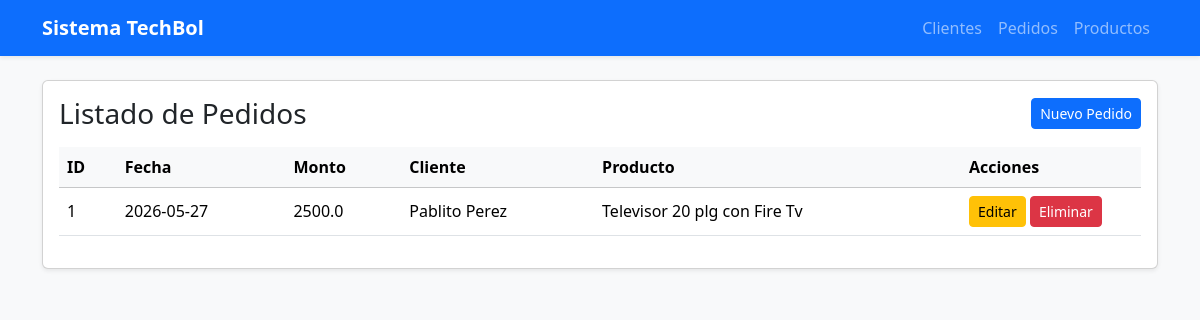
Page /pedidos/ on the earlier database version.
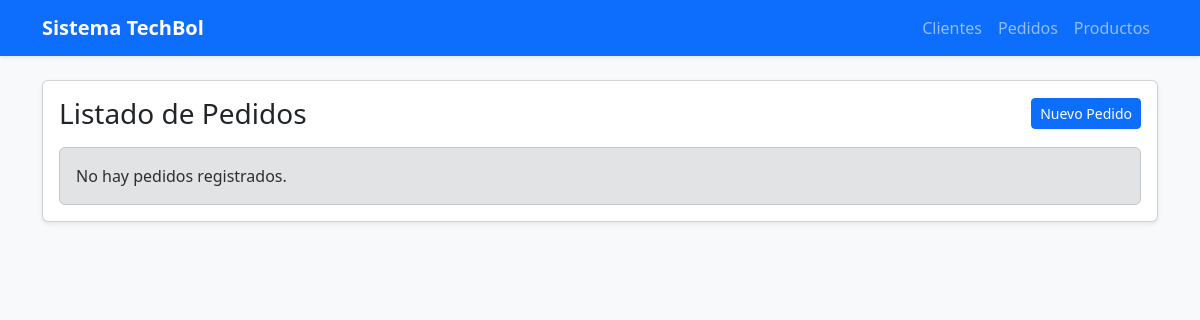
Same page on the later database version.
### app/pedidos/models.py (models this page shows, shortened)
class Pedido(db.Model):
    __tablename__ = "pedidos"
    id = db.Column(db.Integer, primary_key=True)
    fecha = db.Column(db.Date,nullable=False)
    monto = db.Column(db.Float,nullable=False)
    producto_id = db.Column( db.Integer,db.ForeignKey('productos.id'),nullable=False)
    cliente_id = db.Column(db.Integer,db.ForeignKey('clientes.id'),nullable=False)
    cliente = db.relationship('Cliente', back_populates = 'pedidos')
    producto = db.relationship('Producto', back_populates = 'pedidos')

### app/clientes/models.py (models this page shows, shortened)
class Cliente(db.Model):
    __tablename__ = "clientes"
    id = db.Column(db.Integer, primary_key=True)
    nombre = db.Column(db.String(255), nullable = False)
    telefono = db.Column(db.String(20), nullable = False)
    pedidos = db.relationship('Pedido', back_populates = 'cliente')

### app/productos/models.py (models this page shows, shortened)
class Producto(db.Model):
    __tablename__ = "productos"
    id = db.Column(db.Integer, primary_key=True)
    nombre = db.Column(db.String(100), nullable=False)
    precio = db.Column(db.Float, nullable=False)
    stock = db.Column(db.Integer, nullable=False)
    pedidos = db.relationship('Pedido',back_populates='producto')

### app/pedidos/routes.py (the view)
@bp_pedidos.route("/")
def index():
    pedidos = Pedido.query.all()
    return render_template(
        'pedido/index.html',
        pedidos=pedidos
    )

### app/pedidos/templates/pedido/index.html
{% extends "base.html" %} {% block title %}Pedidos{% endblock %} {% block
content %}
<div class="card shadow-sm">
  <div class="card-body">
    <div class="d-flex justify-content-between align-items-center mb-3">
      <h3 class="mb-0">Listado de Pedidos</h3>
      <a
        href="{{ url_for('bp_pedidos.create') }}"
        class="btn btn-primary btn-sm"
      >
        Nuevo Pedido
      </a>
    </div>
    {% if pedidos %}
    <table class="table table-hover align-middle">
      <thead class="table-light">
        <tr>
          <th>ID</th>
          <th>Fecha</th>
          <th>Monto</th>
          <th>Cliente</th>
          <th>Producto</th>
          <th width="180">Acciones</th>
        </tr>
      </thead>
      <tbody>
        {% for item in pedidos %}
        <tr>
          <td>{{item.id}}</td>
          <td>{{ item.fecha }}</td>
          <td>{{ item.monto }}</td>
          <td>{{ item.cliente.nombre }}</td>
          <td>{{ item.producto.nombre }}</td>
          <td>
            <a
              href="{{ url_for('bp_pedidos.edit', id=item.id) }}"
              class="btn btn-warning btn-sm"
            >
              Editar
            </a>
            <form
              action="{{ url_for('bp_pedidos.delete', id=item.id) }}"
              method="POST"
              class="d-inline"
            >
              <button class="btn btn-danger btn-sm">Eliminar</button>
            </form>
          </td>
        </tr>
        {% endfor %}
      </tbody>
    </table>
    {% else %}
    <div class="alert alert-secondary mb-0">No hay pedidos registrados.</div>
    {% endif %}
  </div>
</div>
{% endblock %}

Differences in the rows shown:
removed Pedido: id "1", fecha "2026-05-27", monto "2500.0", cliente.nombre "Pablito Perez", producto.nombre "Televisor 20 plg con Fire Tv"
Other differences:
text no longer shown: "ID Fecha Monto Cliente Producto Acciones"
text now shown: "No hay pedidos registrados."
